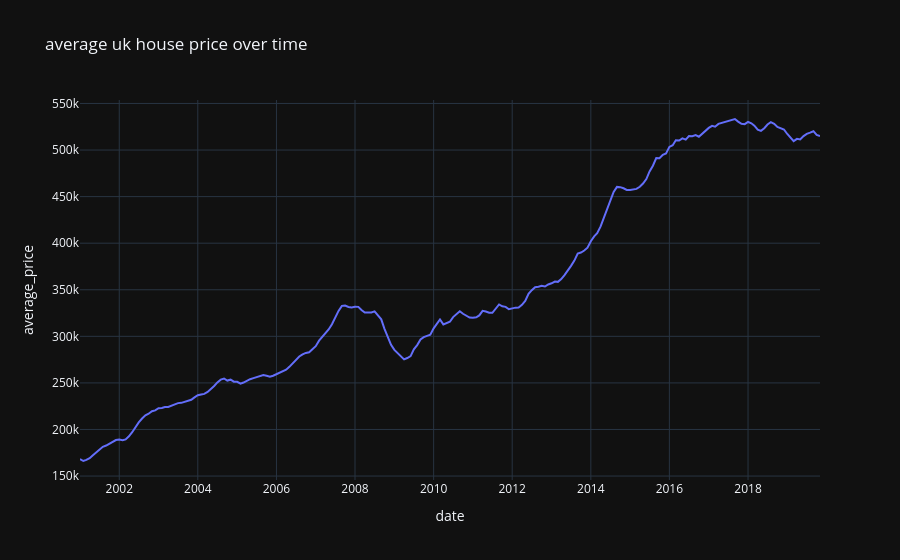
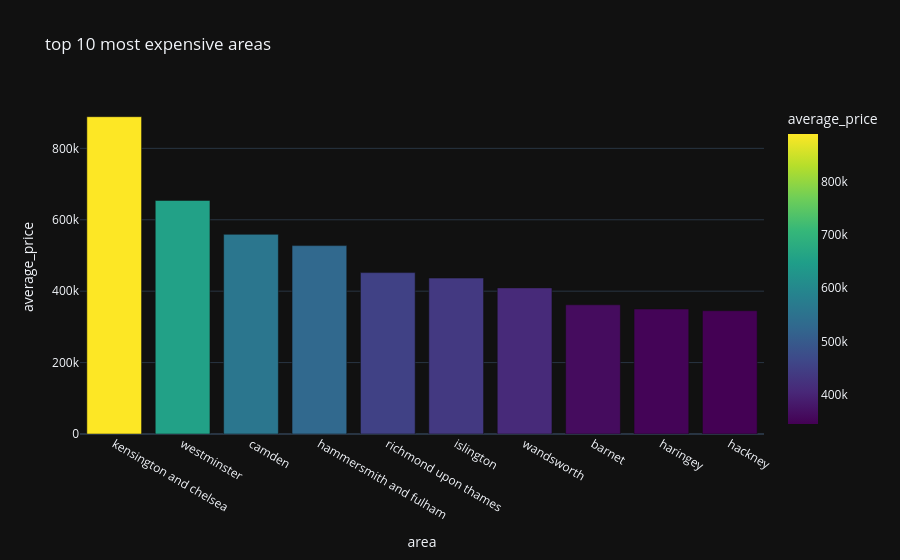
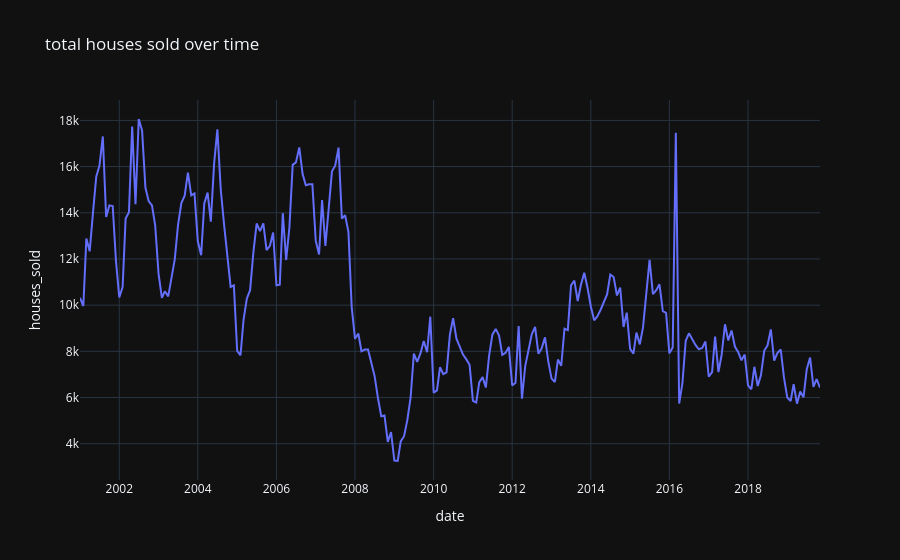
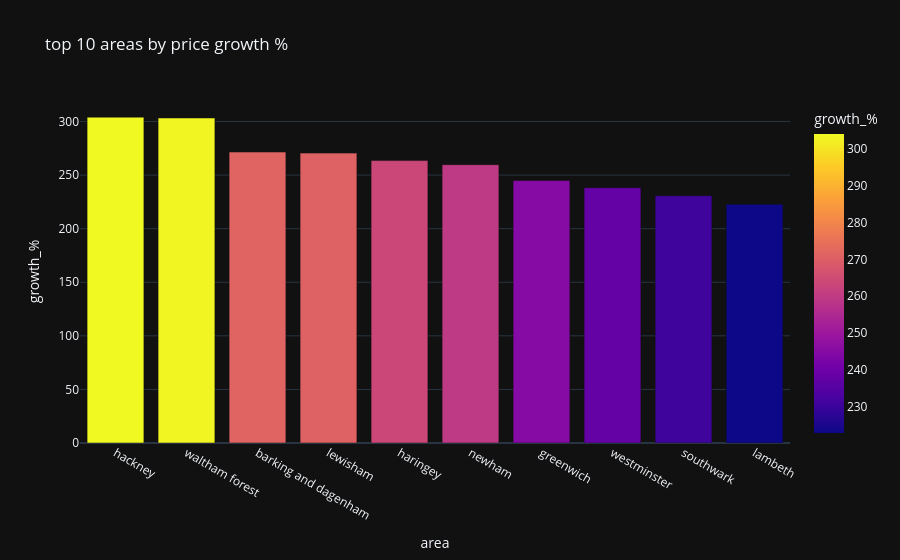

Here is the notebook cell these charts were saved with, in order:
### Code cell
import plotly.express as px

# chart 1 - Price trend over time
fig1 = px.line(df.groupby('date')['average_price'].mean().reset_index(),
               x='date', y='average_price',
               title= 'average uk house price over time',
               template='plotly_dark')
fig1.show()

# chart 2 - top 10 most expensive areas
top10 = df.groupby('area')['average_price'].mean().sort_values(ascending=False).head(10).reset_index()
fig2 = px.bar(top10, x='area', y='average_price',
              title='top 10 most expensive areas',
              template='plotly_dark',
              color='average_price',
              color_continuous_scale='Viridis')
fig2.show()

# chart 3 - houses sold over time
fig3 = px.line(df.groupby('date')['houses_sold'].sum().reset_index(),
               x='date', y='houses_sold',
               title='total houses sold over time',
               template='plotly_dark')
fig3.show()

# chart 4 - top 10 areas by price growth
price_growth = df.groupby('area')['average_price'].agg(['first','last']).reset_index()
price_growth['growth_%'] = ((price_growth['last'] - price_growth['first']) / price_growth['first'] * 100).round(2)
fig4 = px.bar(price_growth.sort_values('growth_%', ascending=False).head(10),
              x='area', y='growth_%',
              title='top 10 areas by price growth %',
              template='plotly_dark',
              color='growth_%',
              color_continuous_scale='plasma')
fig4.show()

### Figure 1 — Plotly figure (JSON) as saved in the notebook; plotly's stock layout.template omitted (floating-point values rounded to 4 significant figures; data arrays with more than 128 entries replaced by an {"elided": "..."} marker saying what was removed)
{"data": [{"hovertemplate": "date=%{x}<br>average_price=%{y}<extra></extra>", "legendgroup": "", "line": {"color": "#636efa", "dash": "solid"}, "marker": {"symbol": "circle"}, "mode": "lines", "name": "", "orientation": "v", "showlegend": false, "type": "scatter", "x": {"elided": "227 str values"}, "xaxis": "x", "y": {"elided": "227 float values"}, "yaxis": "y"}], "layout": {"legend": {"tracegroupgap": 0}, "title": {"text": "average uk house price over time"}, "xaxis": {"anchor": "y", "domain": [0, 1], "title": {"text": "date"}}, "yaxis": {"anchor": "x", "domain": [0, 1], "title": {"text": "average_price"}}}}

### Figure 2 — Plotly figure (JSON) as saved in the notebook; plotly's stock layout.template omitted (floating-point values rounded to 4 significant figures)
{"data": [{"hovertemplate": "area=%{x}<br>average_price=%{marker.color}<extra></extra>", "legendgroup": "", "marker": {"color": [888600.0, 654100.0, 559200.0, 527600.0, 452000.0, 436600.0, 409200.0, 361800.0, 349900.0, 345300.0], "coloraxis": "coloraxis", "pattern": {"shape": ""}}, "name": "", "orientation": "v", "showlegend": false, "textposition": "auto", "type": "bar", "x": ["kensington and chelsea", "westminster", "camden", "hammersmith and fulham", "richmond upon thames", "islington", "wandsworth", "barnet", "haringey", "hackney"], "xaxis": "x", "y": [888600.0, 654100.0, 559200.0, 527600.0, 452000.0, 436600.0, 409200.0, 361800.0, 349900.0, 345300.0], "yaxis": "y"}], "layout": {"barmode": "relative", "coloraxis": {"autocolorscale": false, "colorbar": {"title": {"text": "average_price"}}, "colorscale": [[0, "#440154"], [0.1111, "#482878"], [0.2222, "#3e4989"], [0.3333, "#31688e"], [0.4444, "#26828e"], [0.5556, "#1f9e89"], [0.6667, "#35b779"], [0.7778, "#6ece58"], [0.8889, "#b5de2b"], [1, "#fde725"]]}, "legend": {"tracegroupgap": 0}, "title": {"text": "top 10 most expensive areas"}, "xaxis": {"anchor": "y", "domain": [0, 1], "title": {"text": "area"}}, "yaxis": {"anchor": "x", "domain": [0, 1], "title": {"text": "average_price"}}}}

### Figure 3 — Plotly figure (JSON) as saved in the notebook; plotly's stock layout.template omitted (floating-point values rounded to 4 significant figures; data arrays with more than 128 entries replaced by an {"elided": "..."} marker saying what was removed)
{"data": [{"hovertemplate": "date=%{x}<br>houses_sold=%{y}<extra></extra>", "legendgroup": "", "line": {"color": "#636efa", "dash": "solid"}, "marker": {"symbol": "circle"}, "mode": "lines", "name": "", "orientation": "v", "showlegend": false, "type": "scatter", "x": {"elided": "227 str values"}, "xaxis": "x", "y": {"elided": "227 float values"}, "yaxis": "y"}], "layout": {"legend": {"tracegroupgap": 0}, "title": {"text": "total houses sold over time"}, "xaxis": {"anchor": "y", "domain": [0, 1], "title": {"text": "date"}}, "yaxis": {"anchor": "x", "domain": [0, 1], "title": {"text": "houses_sold"}}}}

### Figure 4 — Plotly figure (JSON) as saved in the notebook; plotly's stock layout.template omitted (floating-point values rounded to 4 significant figures)
{"data": [{"hovertemplate": "area=%{x}<br>growth_%=%{marker.color}<extra></extra>", "legendgroup": "", "marker": {"color": [304.1, 303.3, 271.5, 270.5, 263.5, 259.7, 244.8, 238.2, 230.8, 222.8], "coloraxis": "coloraxis", "pattern": {"shape": ""}}, "name": "", "orientation": "v", "showlegend": false, "textposition": "auto", "type": "bar", "x": ["hackney", "waltham forest", "barking and dagenham", "lewisham", "haringey", "newham", "greenwich", "westminster", "southwark", "lambeth"], "xaxis": "x", "y": [304.1, 303.3, 271.5, 270.5, 263.5, 259.7, 244.8, 238.2, 230.8, 222.8], "yaxis": "y"}], "layout": {"barmode": "relative", "coloraxis": {"autocolorscale": false, "colorbar": {"title": {"text": "growth_%"}}, "colorscale": [[0, "#0d0887"], [0.1111, "#46039f"], [0.2222, "#7201a8"], [0.3333, "#9c179e"], [0.4444, "#bd3786"], [0.5556, "#d8576b"], [0.6667, "#ed7953"], [0.7778, "#fb9f3a"], [0.8889, "#fdca26"], [1, "#f0f921"]]}, "legend": {"tracegroupgap": 0}, "title": {"text": "top 10 areas by price growth %"}, "xaxis": {"anchor": "y", "domain": [0, 1], "title": {"text": "area"}}, "yaxis": {"anchor": "x", "domain": [0, 1], "title": {"text": "growth_%"}}}}
